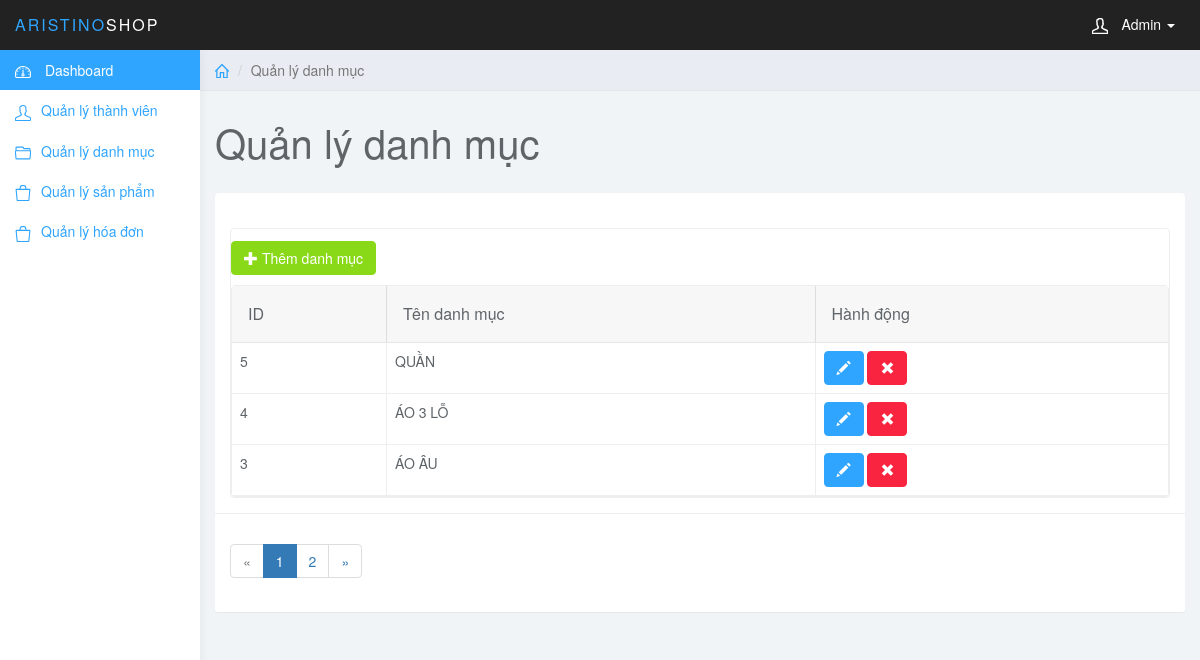
Screenshot of /final/aristino_shop/admin/index.php?page=category (signed in) with the database file from the repository.
### tables this page shows
CREATE TABLE CATEGORY (
	CATE_ID int(11) NOT NULL AUTO_INCREMENT,
	CATE_NAME VARCHAR(50) NOT NULL,
	PRIMARY KEY(CATE_ID)
);

### final/aristino_shop/admin/modules/category/category.php (the view, shortened to what this page needs)
<?php
    $rowPerPage = 3;
    $sql_category = "SELECT * FROM category  ORDER BY CATE_ID DESC";
    $resultAll = mysqli_query($conn, $sql_category);
    $totalRecords = mysqli_num_rows($resultAll);
    $totalPage = ceil($totalRecords/$rowPerPage);
    if(isset($_GET['current_page'])) {
        $current_page = $_GET['current_page'];
    }else{
        $current_page = 1;
    }
    $start = ($current_page - 1)*$rowPerPage;
    $sql_pagination = "SELECT * FROM category ORDER BY CATE_ID DESC LIMIT $start,$rowPerPage";
    $resultPagination = mysqli_query($conn, $sql_pagination);
?>
<body>
	<div class="col-sm-9 col-sm-offset-3 col-lg-10 col-lg-offset-2 main">
		<div class="row">
			<ol class="breadcrumb">
				<li><a href="index.php"><svg class="glyph stroked home"><use xlink:href="#stroked-home"></use></svg></a></li>
				<li class="active">Quản lý danh mục</li>
			</ol>
		</div>
		<div class="row">
			<div class="col-lg-12">
				<h1 class="page-header">Quản lý danh mục</h1>
			</div>
		</div>
		<div id="toolbar" class="btn-group">
            <a href="index.php?page=add_category" class="btn btn-success">
                <i class="glyphicon glyphicon-plus"></i> Thêm danh mục
            </a>
        </div>
		<div class="row">
			<div class="col-md-12">
					<div class="panel panel-default">
							<div class="panel-body">
								<table
									data-toolbar="#toolbar"
									data-toggle="table">
									<thead>
									<tr>
										<th data-field="id" data-sortable="true">ID</th>
                                        <th data-field="name"  data-sortable="true">Tên danh mục</th>
										<th>Hành động</th>
									</tr>
									</thead>
									<?php  if(mysqli_num_rows($resultPagination) > 0) {
                                        while ($row = mysqli_fetch_assoc($resultPagination)) {
                            		?>
                                    <tr>
                                    <td style=""><?php echo $row['CATE_ID']; ?></td>
                                    <td style=""><?php echo $row['CATE_NAME']; ?></td>
                                    <td class="form-group">
                                        <a href="index.php?page=edit_category&CATE_ID=<?php echo $row['CATE_ID']; ?>" class="btn btn-primary"><i class="glyphicon glyphicon-pencil"></i></a>
                                        <a onclick="return confirmDel();" href="modules/category/del_category.php?CATE_ID=<?php echo $row['CATE_ID']; ?>" class="btn btn-danger"><i class="glyphicon glyphicon-remove"></i></a>
                                    </td>
                                </tr>
                            <?php
                                    }
                                }
                            ?>
								</table>
							</div>
				<div class="panel-footer">
                    <nav aria-label="Page navigation example">
                        <ul class="pagination">
                            <?php if($current_page > 1) { ?>
                                <li class="page-item"><a class="page-link" href="index.php?page=category&current_page=<?php echo $current_page-1; ?>">&laquo;</a></li>
                            <?php }else { ?>
                                <li class="page-item disabled"><a class="page-link" href="">&laquo;</a></li>
                           <?php } ?>
                            <?php for($i = 1; $i <= $totalPage; $i++) {
                                    if($i > $current_page - 3 && $i < $current_page + 3) {
                                        if($i == $current_page) {
                            ?>
                                            <li class="page-item active"><a class="page-link" href="index.php?page=category&current_page=<?php echo $i; ?>"><?php echo $i; ?></a></li>
                                        <?php }else { ?>
                                            <li class="page-item"><a class="page-link" href="index.php?page=category&current_page=<?php echo $i; ?>"><?php echo $i; ?></a></li>
                            <?php
                                    }
                                }
                            }
                            ?>
                            <?php if($current_page < $totalPage) { ?>
                                <li class="page-item"><a class="page-link" href="index.php?page=category&current_page=<?php echo $current_page + 1; ?>">&raquo;</a></li>
                            <?php }else {?>
                                <li class="page-item disabled"><a class="page-link disabled" href="">&raquo;</a></li>
                            <?php } ?>
                        </ul>
                        </nav>
                    </div>
				</div>
			</div>
		</div>
	</div>
</html>

### final/aristino_shop/admin/css/styles.css (style rules this page uses)
body { background: #f1f4f7; padding-top: 50px; color: #5f6468; }
a, a:hover, a:focus { color: #30a5ff; }
h1, h2, h3, h4, h5, h6 { color: #5f6468; }
h1 { font-weight: 300; font-size: 40px; }
.btn-primary, .btn-primary:hover, .btn-primary:focus, .btn-primary:active, .btn-primary.active, .open > .dropdown-toggle.btn-primary, .btn-primary.disabled, .btn-primary[disabled], fieldset[disabled] .btn-primary, .btn-primary.disabled:hover, .btn-primary[disabled]:hover, fieldset[disabled] .btn-primary:hover, .btn-primary.disabled:focus, .btn-primary[disabled]:focus, fieldset[disabled] .btn-primary:focus, .btn-primary.disabled:active, .btn-primary[disabled]:active, fieldset[disabled] .btn-primary:active, .btn-primary.disabled.active, .btn-primary[disabled].active, fieldset[disabled] .btn-primary.active { background-color: #30a5ff; border-color: #30a5ff; }
.btn-success, .btn-success:hover, .btn-success:focus, .btn-success:active, .btn-success.active, .open > .dropdown-toggle.btn-success, .btn-success.disabled, .btn-success[disabled], fieldset[disabled] .btn-success, .btn-success.disabled:hover, .btn-success[disabled]:hover, fieldset[disabled] .btn-success:hover, .btn-success.disabled:focus, .btn-success[disabled]:focus, fieldset[disabled] .btn-success:focus, .btn-success.disabled:active, .btn-success[disabled]:active, fieldset[disabled] .btn-success:active, .btn-success.disabled.active, .btn-success[disabled].active, fieldset[disabled] .btn-success.active { background-color: #8ad919; border-color: #8ad919; }
.btn-danger, .btn-danger:hover, .btn-danger:focus, .btn-danger:active, .btn-danger.active, .open > .dropdown-toggle.btn-danger, .btn-danger.disabled, .btn-danger[disabled], fieldset[disabled] .btn-danger, .btn-danger.disabled:hover, .btn-danger[disabled]:hover, fieldset[disabled] .btn-danger:hover, .btn-danger.disabled:focus, .btn-danger[disabled]:focus, fieldset[disabled] .btn-danger:focus, .btn-danger.disabled:active, .btn-danger[disabled]:active, fieldset[disabled] .btn-danger:active, .btn-danger.disabled.active, .btn-danger[disabled].active, fieldset[disabled] .btn-danger.active { background-color: #f9243f; border-color: #f9243f; }
.panel { border: 0; }
.panel-footer { background: #fff; border-top: 1px solid #eee; }
.breadcrumb { border-radius: 0; padding: 10px 15px; background: #e9ecf2; box-shadow: 0 1px 1px rgba(0, 0, 0, .05); margin: 0 ; }
h1.page-header { margin-top: 30px; border-bottom: 0; }
.table { background: #fff; }
.breadcrumb .glyph { height: 14px; width: 14px; margin: -2px 0 0 0; stroke-width: 4px; }

### rows the page displays
category: CATE_ID "5", CATE_NAME "QUẦN"
category: CATE_ID "4", CATE_NAME "ÁO 3 LỖ"
category: CATE_ID "3", CATE_NAME "ÁO ÂU"
